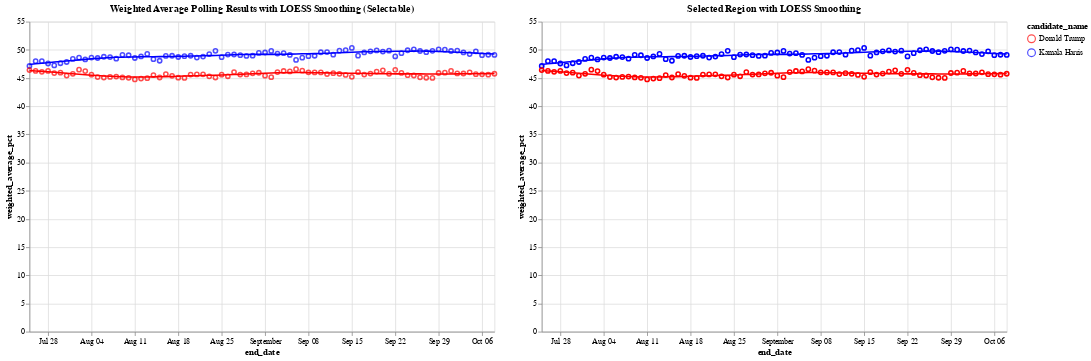

Here is the notebook cell this chart was saved with:
### Markdown cell above
Let's look at the loess smoothed curve of this

### Code cell
# Define the color scale for the two candidates
color_scale = alt.Scale(domain=['Donald Trump', 'Kamala Harris'], range=['red', 'blue'])

# Step 1: Create a selection brush for the horizontal axis (end_date)
brush = alt.selection_interval(encodings=['x'])  # Brush selection on the x-axis

# Step 2: Create the base chart with points and LOESS smoothing (Chart 1)
base = alt.Chart(df_weighted_averages).mark_point().encode(
    x='end_date:T',
    y='weighted_average_pct:Q',
    color=alt.Color('candidate_name:N', scale=color_scale)
)

loess = base.transform_loess(
    'end_date', 'weighted_average_pct', groupby=['candidate_name'], bandwidth=0.3
).mark_line()

chart1 = (base + loess).add_params(
    brush  # Add the brush selection to Chart 1
).properties(
    title='Weighted Average Polling Results with LOESS Smoothing (Selectable)',
    width=600,
    height=400
)

# Step 3: Create the side-by-side chart that will show the selected region with tooltip

# Apply the same selection filter to both points and LOESS in chart2
selected_points = base.encode(
    opacity=alt.condition(brush, alt.value(1), alt.value(0)),  # Highlight only selected points
    tooltip=['end_date:T', 'candidate_name:N', 'weighted_average_pct:Q']  # Add tooltip for points
).transform_filter(
    brush  # Filter by brush selection
)

# Apply LOESS smoothing for the selected range
selected_loess = alt.Chart(df_weighted_averages).transform_loess(
    'end_date', 'weighted_average_pct', groupby=['candidate_name'], bandwidth=0.3
).mark_line().encode(
    x='end_date:T',
    y='weighted_average_pct:Q',
    color=alt.Color('candidate_name:N', scale=color_scale),
    tooltip=['end_date:T', 'candidate_name:N', 'weighted_average_pct:Q']
).transform_filter(
    brush  # Filter the LOESS line by the brush selection
)

# Combine selected points and LOESS for the second chart
chart2 = (selected_points + selected_loess).properties(
    title='Selected Region with LOESS Smoothing',
    width=600,
    height=400
)

# Combine the two charts side by side
final_chart = alt.hconcat(chart1, chart2)

# Display the final chart
final_chart.show()

### Figure 1 — Vega-Lite specification as saved in the notebook (floating-point values rounded to 4 significant figures; data arrays with more than 128 entries replaced by an {"elided": "..."} marker saying what was removed)
{"config": {"view": {"continuousWidth": 300, "continuousHeight": 300}}, "hconcat": [{"layer": [{"mark": {"type": "point"}, "encoding": {"color": {"field": "candidate_name", "scale": {"domain": ["Donald Trump", "Kamala Harris"], "range": ["red", "blue"]}, "type": "nominal"}, "x": {"field": "end_date", "type": "temporal"}, "y": {"field": "weighted_average_pct", "type": "quantitative"}}, "name": "view_75"}, {"mark": {"type": "line"}, "encoding": {"color": {"field": "candidate_name", "scale": {"domain": ["Donald Trump", "Kamala Harris"], "range": ["red", "blue"]}, "type": "nominal"}, "x": {"field": "end_date", "type": "temporal"}, "y": {"field": "weighted_average_pct", "type": "quantitative"}}, "transform": [{"loess": "weighted_average_pct", "on": "end_date", "bandwidth": 0.3, "groupby": ["candidate_name"]}]}], "height": 400, "title": "Weighted Average Polling Results with LOESS Smoothing (Selectable)", "width": 600}, {"layer": [{"mark": {"type": "point"}, "encoding": {"color": {"field": "candidate_name", "scale": {"domain": ["Donald Trump", "Kamala Harris"], "range": ["red", "blue"]}, "type": "nominal"}, "opacity": {"condition": {"param": "param_75", "value": 1}, "value": 0}, "tooltip": [{"field": "end_date", "type": "temporal"}, {"field": "candidate_name", "type": "nominal"}, {"field": "weighted_average_pct", "type": "quantitative"}], "x": {"field": "end_date", "type": "temporal"}, "y": {"field": "weighted_average_pct", "type": "quantitative"}}, "transform": [{"filter": {"param": "param_75"}}]}, {"mark": {"type": "line"}, "encoding": {"color": {"field": "candidate_name", "scale": {"domain": ["Donald Trump", "Kamala Harris"], "range": ["red", "blue"]}, "type": "nominal"}, "tooltip": [{"field": "end_date", "type": "temporal"}, {"field": "candidate_name", "type": "nominal"}, {"field": "weighted_average_pct", "type": "quantitative"}], "x": {"field": "end_date", "type": "temporal"}, "y": {"field": "weighted_average_pct", "type": "quantitative"}}, "transform": [{"loess": "weighted_average_pct", "on": "end_date", "bandwidth": 0.3, "groupby": ["candidate_name"]}, {"filter": {"param": "param_75"}}]}], "height": 400, "title": "Selected Region with LOESS Smoothing", "width": 600}], "data": {"name": "data-843182fae7d8b0bad07d950a487f5546"}, "params": [{"name": "param_75", "select": {"type": "interval", "encodings": ["x"]}, "views": ["view_75"]}], "$schema": "https://vega.github.io/schema/vega-lite/v5.20.1.json", "datasets": {"data-843182fae7d8b0bad07d950a487f5546": {"elided": "152 records"}}}
